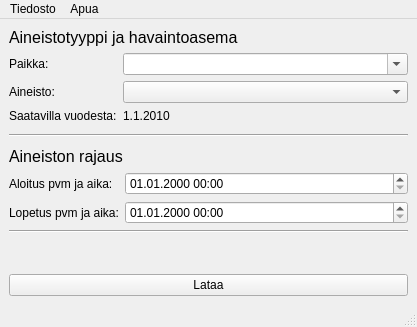
<?xml version="1.0" encoding="UTF-8"?>
<ui version="4.0">
 <class>MainWindow</class>
 <widget class="QMainWindow" name="MainWindow">
  <property name="geometry">
   <rect>
    <x>0</x>
    <y>0</y>
    <width>417</width>
    <height>327</height>
   </rect>
  </property>
  <property name="windowTitle">
   <string>Säähavaintodatan lataaja</string>
  </property>
  <widget class="QWidget" name="centralwidget">
   <layout class="QVBoxLayout" name="verticalLayout_2">
    <item>
     <widget class="QLabel" name="materialLocationHeaderLabel">
      <property name="font">
       <font>
        <pointsize>12</pointsize>
       </font>
      </property>
      <property name="text">
       <string>Aineistotyyppi ja havaintoasema</string>
      </property>
     </widget>
    </item>
    <item>
     <layout class="QFormLayout" name="materialLocationLayout">
      <property name="sizeConstraint">
       <enum>QLayout::SetDefaultConstraint</enum>
      </property>
      <property name="fieldGrowthPolicy">
       <enum>QFormLayout::AllNonFixedFieldsGrow</enum>
      </property>
      <item row="0" column="0">
       <widget class="QLabel" name="placeLabel_daily">
        <property name="text">
         <string>Paikka:</string>
        </property>
       </widget>
      </item>
      <item row="0" column="1">
       <widget class="QComboBox" name="stationComboBox">
        <property name="toolTip">
         <string>Valitse sääasema, jonka tiedot tahdot ladata</string>
        </property>
        <property name="editable">
         <bool>true</bool>
        </property>
        <property name="maxVisibleItems">
         <number>20</number>
        </property>
       </widget>
      </item>
      <item row="1" column="0">
       <widget class="QLabel" name="dataLabel">
        <property name="text">
         <string>Aineisto:</string>
        </property>
       </widget>
      </item>
      <item row="1" column="1">
       <widget class="QComboBox" name="dataSelectionCombobox"/>
      </item>
      <item row="2" column="0">
       <widget class="QLabel" name="availableFromLabel">
        <property name="text">
         <string>Saatavilla vuodesta:</string>
        </property>
       </widget>
      </item>
      <item row="2" column="1">
       <widget class="QLabel" name="availableFromContent">
        <property name="toolTip">
         <string>Vuosi josta lähtien dataa on saatavilla. Huomaa, että dataa ei välttämättä ole saatavilla vuoden alusta asti! </string>
        </property>
        <property name="text">
         <string>1.1.2010</string>
        </property>
       </widget>
      </item>
     </layout>
    </item>
    <item>
     <widget class="Line" name="line">
      <property name="minimumSize">
       <size>
        <width>0</width>
        <height>12</height>
       </size>
      </property>
      <property name="orientation">
       <enum>Qt::Horizontal</enum>
      </property>
     </widget>
    </item>
    <item>
     <widget class="QLabel" name="searchHeaderLabel">
      <property name="font">
       <font>
        <pointsize>12</pointsize>
       </font>
      </property>
      <property name="text">
       <string>Aineiston rajaus</string>
      </property>
     </widget>
    </item>
    <item>
     <layout class="QFormLayout" name="formLayout">
      <item row="0" column="0">
       <widget class="QLabel" name="startDatetimeLabel">
        <property name="text">
         <string>Aloitus pvm ja aika:</string>
        </property>
       </widget>
      </item>
      <item row="0" column="1">
       <widget class="QDateTimeEdit" name="startDatetimeEdit">
        <property name="toolTip">
         <string>Aloituspäivämäärä, jolta tahdot ladata datan. Ei saa olla sama kuin lopetus päivämäärä.</string>
        </property>
        <property name="styleSheet">
         <string notr="true"/>
        </property>
        <property name="displayFormat">
         <string>dd.MM.yyyy hh:mm</string>
        </property>
       </widget>
      </item>
      <item row="1" column="1">
       <widget class="QDateTimeEdit" name="endDatetimeEdit">
        <property name="toolTip">
         <string>Lopetuspäivämäärä, jolta tahdot ladata datan. Ei saa olla sama kuin aloitus päivämäärä.</string>
        </property>
        <property name="displayFormat">
         <string>dd.MM.yyyy hh:mm</string>
        </property>
       </widget>
      </item>
      <item row="1" column="0">
       <widget class="QLabel" name="endDatetimeLabel">
        <property name="text">
         <string>Lopetus pvm ja aika:</string>
        </property>
       </widget>
      </item>
     </layout>
    </item>
    <item>
     <widget class="Line" name="line_2">
      <property name="orientation">
       <enum>Qt::Horizontal</enum>
      </property>
     </widget>
    </item>
    <item>
     <spacer name="verticalSpacer">
      <property name="orientation">
       <enum>Qt::Vertical</enum>
      </property>
      <property name="sizeHint" stdset="0">
       <size>
        <width>20</width>
        <height>40</height>
       </size>
      </property>
     </spacer>
    </item>
    <item>
     <widget class="QPushButton" name="downloadButton">
      <property name="toolTip">
       <string>Lataa data, ja tallenna se tiedostoon</string>
      </property>
      <property name="text">
       <string>Lataa</string>
      </property>
     </widget>
    </item>
   </layout>
  </widget>
  <widget class="QStatusBar" name="statusbar"/>
  <widget class="QMenuBar" name="menubar">
   <property name="geometry">
    <rect>
     <x>0</x>
     <y>0</y>
     <width>417</width>
     <height>19</height>
    </rect>
   </property>
   <widget class="QMenu" name="menuOptions">
    <property name="title">
     <string>Tiedosto</string>
    </property>
    <addaction name="actionSet_api_key"/>
    <addaction name="actionSet_language"/>
    <addaction name="actionExit"/>
   </widget>
   <widget class="QMenu" name="menuHelp">
    <property name="title">
     <string>Apua</string>
    </property>
    <addaction name="actionView_instructions"/>
    <addaction name="actionCheck_updates"/>
    <addaction name="actionAbout"/>
   </widget>
   <addaction name="menuOptions"/>
   <addaction name="menuHelp"/>
  </widget>
  <action name="actionSet_api_key">
   <property name="text">
    <string>Aseta tunnisteavain</string>
   </property>
   <property name="toolTip">
    <string>Aseta palvelun käyttöön tarvittava tunnisteavain</string>
   </property>
  </action>
  <action name="actionQuit">
   <property name="text">
    <string>Quit</string>
   </property>
  </action>
  <action name="actionAbout">
   <property name="text">
    <string>Tietoa</string>
   </property>
   <property name="toolTip">
    <string>Tietoa tästä sovelluksesta</string>
   </property>
  </action>
  <action name="actionExit">
   <property name="text">
    <string>Poistu</string>
   </property>
  </action>
  <action name="actionSet_language">
   <property name="text">
    <string>Aseta kieli</string>
   </property>
  </action>
  <action name="actionView_instructions">
   <property name="text">
    <string>Ohjeet</string>
   </property>
  </action>
  <action name="actionCheck_updates">
   <property name="text">
    <string>Tarkista päivitykset</string>
   </property>
  </action>
 </widget>
 <resources/>
 <connections/>
</ui>
